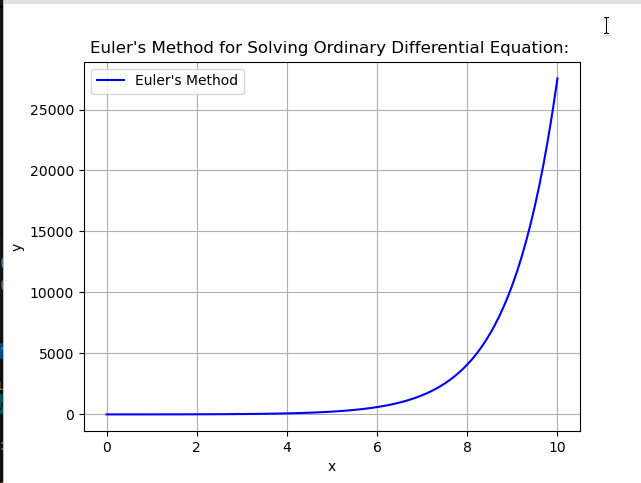

Generate this figure with Python:
import numpy as np
import matplotlib.pyplot as plt

def f(x, y):
    return x + y

def euler_method(f, x0, y0, h=0.1, n=100):
    x_values = [x0]
    y_values = [y0]

    for i in range(n):
        y0 = y0 + h * f(x0, y0)
        x0 = x0 + h
        x_values.append(x0)
        y_values.append(y0)

    return np.array(x_values), np.array(y_values)

# Initial conditions and parameters
x0 = 0
y0 = 1
h = 0.1  # Step size
n = 100  # Number of steps
x_values, y_values = euler_method(f, x0, y0, h, n)


plt.plot(x_values, y_values, label="Euler's Method", color='blue')
plt.title("Euler's Method for Solving Ordinary Differential Equation: ")
plt.xlabel('x')
plt.ylabel('y')
plt.legend()
plt.grid()

plt.show()
